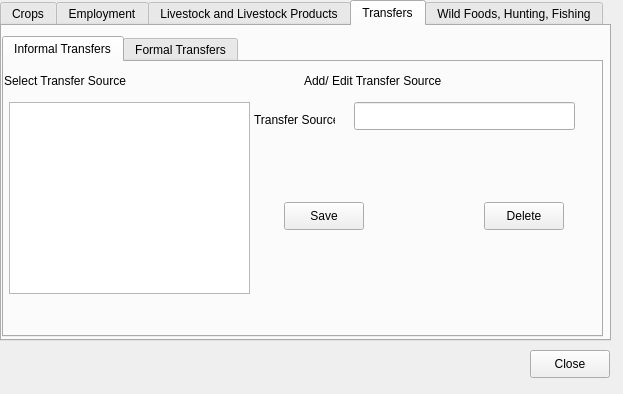
<?xml version="1.0" encoding="UTF-8"?>
<ui version="4.0">
 <class>ManageIncome</class>
 <widget class="QDialog" name="ManageIncome">
  <property name="geometry">
   <rect>
    <x>0</x>
    <y>0</y>
    <width>623</width>
    <height>394</height>
   </rect>
  </property>
  <property name="minimumSize">
   <size>
    <width>611</width>
    <height>380</height>
   </size>
  </property>
  <property name="windowTitle">
   <string>Manage Income Details</string>
  </property>
  <widget class="QTabWidget" name="tabWidget">
   <property name="geometry">
    <rect>
     <x>0</x>
     <y>0</y>
     <width>611</width>
     <height>341</height>
    </rect>
   </property>
   <property name="minimumSize">
    <size>
     <width>611</width>
     <height>311</height>
    </size>
   </property>
   <property name="currentIndex">
    <number>3</number>
   </property>
   <widget class="QWidget" name="tabIncomeCrops">
    <attribute name="title">
     <string>Crops</string>
    </attribute>
    <widget class="QLabel" name="label_26">
     <property name="geometry">
      <rect>
       <x>0</x>
       <y>10</y>
       <width>221</width>
       <height>18</height>
      </rect>
     </property>
     <property name="text">
      <string>Select Crop Type</string>
     </property>
     <property name="buddy">
      <cstring>cropListView</cstring>
     </property>
    </widget>
    <widget class="QLabel" name="label_3">
     <property name="geometry">
      <rect>
       <x>280</x>
       <y>90</y>
       <width>91</width>
       <height>18</height>
      </rect>
     </property>
     <property name="text">
      <string>Unit of Measure</string>
     </property>
     <property name="buddy">
      <cstring>txtMeasuringUnit</cstring>
     </property>
    </widget>
    <widget class="QPushButton" name="btnCropDelete">
     <property name="geometry">
      <rect>
       <x>510</x>
       <y>210</y>
       <width>80</width>
       <height>28</height>
      </rect>
     </property>
     <property name="text">
      <string>Delete</string>
     </property>
    </widget>
    <widget class="QPushButton" name="btnCropSave">
     <property name="geometry">
      <rect>
       <x>300</x>
       <y>210</y>
       <width>80</width>
       <height>28</height>
      </rect>
     </property>
     <property name="text">
      <string>Save</string>
     </property>
    </widget>
    <widget class="QLabel" name="label_4">
     <property name="geometry">
      <rect>
       <x>280</x>
       <y>50</y>
       <width>54</width>
       <height>18</height>
      </rect>
     </property>
     <property name="text">
      <string>Name</string>
     </property>
     <property name="buddy">
      <cstring>txtCropTypeName</cstring>
     </property>
    </widget>
    <widget class="QLabel" name="label_6">
     <property name="geometry">
      <rect>
       <x>280</x>
       <y>140</y>
       <width>101</width>
       <height>18</height>
      </rect>
     </property>
     <property name="text">
      <string>Kcals per unit</string>
     </property>
     <property name="buddy">
      <cstring>txtEnergyValue</cstring>
     </property>
    </widget>
    <widget class="QLabel" name="label_25">
     <property name="geometry">
      <rect>
       <x>280</x>
       <y>10</y>
       <width>241</width>
       <height>18</height>
      </rect>
     </property>
     <property name="text">
      <string>Add/ Edit Crop Details</string>
     </property>
    </widget>
    <widget class="QLineEdit" name="txtCropTypeName">
     <property name="geometry">
      <rect>
       <x>370</x>
       <y>40</y>
       <width>211</width>
       <height>28</height>
      </rect>
     </property>
    </widget>
    <widget class="QLineEdit" name="txtEnergyValue">
     <property name="geometry">
      <rect>
       <x>370</x>
       <y>130</y>
       <width>211</width>
       <height>31</height>
      </rect>
     </property>
    </widget>
    <widget class="QLineEdit" name="txtMeasuringUnit">
     <property name="geometry">
      <rect>
       <x>370</x>
       <y>80</y>
       <width>211</width>
       <height>31</height>
      </rect>
     </property>
    </widget>
    <widget class="QListView" name="cropListView">
     <property name="geometry">
      <rect>
       <x>5</x>
       <y>40</y>
       <width>251</width>
       <height>192</height>
      </rect>
     </property>
     <property name="alternatingRowColors">
      <bool>true</bool>
     </property>
    </widget>
    <widget class="QPushButton" name="btnCropsClear">
     <property name="geometry">
      <rect>
       <x>410</x>
       <y>210</y>
       <width>81</width>
       <height>28</height>
      </rect>
     </property>
     <property name="text">
      <string>Clear Text</string>
     </property>
    </widget>
   </widget>
   <widget class="QWidget" name="tabEmployment">
    <attribute name="title">
     <string>Employment</string>
    </attribute>
    <widget class="QPushButton" name="btnEmplomentTypeSave">
     <property name="geometry">
      <rect>
       <x>360</x>
       <y>200</y>
       <width>80</width>
       <height>28</height>
      </rect>
     </property>
     <property name="text">
      <string>Save</string>
     </property>
    </widget>
    <widget class="QLabel" name="label_15">
     <property name="geometry">
      <rect>
       <x>260</x>
       <y>40</y>
       <width>111</width>
       <height>18</height>
      </rect>
     </property>
     <property name="text">
      <string>Employment Type</string>
     </property>
    </widget>
    <widget class="QPushButton" name="btnEmplomentTypeDelete">
     <property name="geometry">
      <rect>
       <x>480</x>
       <y>200</y>
       <width>80</width>
       <height>28</height>
      </rect>
     </property>
     <property name="text">
      <string>Delete</string>
     </property>
    </widget>
    <widget class="QLabel" name="label_33">
     <property name="geometry">
      <rect>
       <x>0</x>
       <y>10</y>
       <width>221</width>
       <height>18</height>
      </rect>
     </property>
     <property name="text">
      <string>Select Employment Type</string>
     </property>
    </widget>
    <widget class="QLineEdit" name="txtEmploymentType">
     <property name="geometry">
      <rect>
       <x>370</x>
       <y>40</y>
       <width>191</width>
       <height>28</height>
      </rect>
     </property>
    </widget>
    <widget class="QLabel" name="label_34">
     <property name="geometry">
      <rect>
       <x>260</x>
       <y>10</y>
       <width>241</width>
       <height>18</height>
      </rect>
     </property>
     <property name="text">
      <string>Add/ Edit Employment Types Details</string>
     </property>
    </widget>
    <widget class="QListView" name="employmentListView">
     <property name="geometry">
      <rect>
       <x>5</x>
       <y>40</y>
       <width>241</width>
       <height>192</height>
      </rect>
     </property>
     <property name="alternatingRowColors">
      <bool>true</bool>
     </property>
    </widget>
   </widget>
   <widget class="QWidget" name="tabIncomeLivestock">
    <attribute name="title">
     <string>Livestock and Livestock Products</string>
    </attribute>
    <widget class="QLabel" name="label_7">
     <property name="geometry">
      <rect>
       <x>280</x>
       <y>110</y>
       <width>91</width>
       <height>18</height>
      </rect>
     </property>
     <property name="text">
      <string>Unit of Measure</string>
     </property>
    </widget>
    <widget class="QLabel" name="label_27">
     <property name="geometry">
      <rect>
       <x>280</x>
       <y>10</y>
       <width>271</width>
       <height>18</height>
      </rect>
     </property>
     <property name="text">
      <string>Add/ Edit Livestock/Livestock Products Details</string>
     </property>
    </widget>
    <widget class="QPushButton" name="btnLivestockSave">
     <property name="geometry">
      <rect>
       <x>300</x>
       <y>240</y>
       <width>81</width>
       <height>28</height>
      </rect>
     </property>
     <property name="text">
      <string>Save</string>
     </property>
    </widget>
    <widget class="QLabel" name="label_28">
     <property name="geometry">
      <rect>
       <x>0</x>
       <y>10</y>
       <width>221</width>
       <height>18</height>
      </rect>
     </property>
     <property name="text">
      <string>Select Livestock/Livestock Product</string>
     </property>
    </widget>
    <widget class="QLabel" name="label_8">
     <property name="geometry">
      <rect>
       <x>280</x>
       <y>50</y>
       <width>54</width>
       <height>18</height>
      </rect>
     </property>
     <property name="text">
      <string>Name</string>
     </property>
    </widget>
    <widget class="QLabel" name="label_9">
     <property name="geometry">
      <rect>
       <x>280</x>
       <y>160</y>
       <width>101</width>
       <height>18</height>
      </rect>
     </property>
     <property name="text">
      <string>Kcals per unit</string>
     </property>
    </widget>
    <widget class="QPushButton" name="btnLivestockDelete">
     <property name="geometry">
      <rect>
       <x>500</x>
       <y>240</y>
       <width>81</width>
       <height>28</height>
      </rect>
     </property>
     <property name="text">
      <string>Delete</string>
     </property>
    </widget>
    <widget class="QLineEdit" name="txtLivestockPType">
     <property name="geometry">
      <rect>
       <x>360</x>
       <y>50</y>
       <width>211</width>
       <height>31</height>
      </rect>
     </property>
    </widget>
    <widget class="QLineEdit" name="txtLivestockUnit">
     <property name="geometry">
      <rect>
       <x>360</x>
       <y>100</y>
       <width>211</width>
       <height>31</height>
      </rect>
     </property>
    </widget>
    <widget class="QLineEdit" name="txtLivestockEnergyValue">
     <property name="geometry">
      <rect>
       <x>360</x>
       <y>150</y>
       <width>211</width>
       <height>31</height>
      </rect>
     </property>
    </widget>
    <widget class="QListView" name="livestockListView">
     <property name="geometry">
      <rect>
       <x>5</x>
       <y>40</y>
       <width>251</width>
       <height>192</height>
      </rect>
     </property>
     <property name="alternatingRowColors">
      <bool>true</bool>
     </property>
    </widget>
    <widget class="QPushButton" name="btnLivestockClear">
     <property name="geometry">
      <rect>
       <x>400</x>
       <y>240</y>
       <width>81</width>
       <height>28</height>
      </rect>
     </property>
     <property name="text">
      <string>Clear Text</string>
     </property>
    </widget>
   </widget>
   <widget class="QWidget" name="tabIncomeTransfers">
    <attribute name="title">
     <string>Transfers</string>
    </attribute>
    <widget class="QTabWidget" name="tabTransferDetails">
     <property name="geometry">
      <rect>
       <x>0</x>
       <y>10</y>
       <width>601</width>
       <height>301</height>
      </rect>
     </property>
     <property name="toolTip">
      <string/>
     </property>
     <property name="currentIndex">
      <number>0</number>
     </property>
     <widget class="QWidget" name="tab">
      <attribute name="title">
       <string>Informal Transfers</string>
      </attribute>
      <widget class="QLabel" name="label_32">
       <property name="geometry">
        <rect>
         <x>300</x>
         <y>10</y>
         <width>271</width>
         <height>18</height>
        </rect>
       </property>
       <property name="text">
        <string>Add/ Edit Transfer Source</string>
       </property>
      </widget>
      <widget class="QListView" name="transferTypesListView">
       <property name="geometry">
        <rect>
         <x>5</x>
         <y>40</y>
         <width>241</width>
         <height>192</height>
        </rect>
       </property>
       <property name="alternatingRowColors">
        <bool>true</bool>
       </property>
      </widget>
      <widget class="QPushButton" name="btnTransferTypeDelete">
       <property name="geometry">
        <rect>
         <x>480</x>
         <y>140</y>
         <width>80</width>
         <height>28</height>
        </rect>
       </property>
       <property name="text">
        <string>Delete</string>
       </property>
      </widget>
      <widget class="QLabel" name="label_31">
       <property name="geometry">
        <rect>
         <x>0</x>
         <y>10</y>
         <width>221</width>
         <height>18</height>
        </rect>
       </property>
       <property name="text">
        <string>Select Transfer Source</string>
       </property>
      </widget>
      <widget class="QPushButton" name="btnTransferTypeSave">
       <property name="geometry">
        <rect>
         <x>280</x>
         <y>140</y>
         <width>80</width>
         <height>28</height>
        </rect>
       </property>
       <property name="text">
        <string>Save</string>
       </property>
      </widget>
      <widget class="QLineEdit" name="txtTransferType">
       <property name="geometry">
        <rect>
         <x>350</x>
         <y>40</y>
         <width>221</width>
         <height>28</height>
        </rect>
       </property>
      </widget>
      <widget class="QLabel" name="label_2">
       <property name="geometry">
        <rect>
         <x>250</x>
         <y>50</y>
         <width>81</width>
         <height>16</height>
        </rect>
       </property>
       <property name="text">
        <string>Transfer Source</string>
       </property>
      </widget>
     </widget>
     <widget class="QWidget" name="tab_3">
      <attribute name="title">
       <string>Formal Transfers</string>
      </attribute>
      <widget class="QLabel" name="label_35">
       <property name="geometry">
        <rect>
         <x>280</x>
         <y>10</y>
         <width>271</width>
         <height>18</height>
        </rect>
       </property>
       <property name="text">
        <string>Add/ Edit Transfer Source</string>
       </property>
      </widget>
      <widget class="QListView" name="transferSourcesListView">
       <property name="geometry">
        <rect>
         <x>5</x>
         <y>40</y>
         <width>251</width>
         <height>192</height>
        </rect>
       </property>
       <property name="alternatingRowColors">
        <bool>true</bool>
       </property>
      </widget>
      <widget class="QPushButton" name="btnTransferSourcesDelete">
       <property name="geometry">
        <rect>
         <x>480</x>
         <y>140</y>
         <width>80</width>
         <height>28</height>
        </rect>
       </property>
       <property name="text">
        <string>Delete</string>
       </property>
      </widget>
      <widget class="QLabel" name="label_36">
       <property name="geometry">
        <rect>
         <x>0</x>
         <y>10</y>
         <width>221</width>
         <height>18</height>
        </rect>
       </property>
       <property name="text">
        <string>Select Transfer Source</string>
       </property>
      </widget>
      <widget class="QPushButton" name="btnTransferSourcesSave">
       <property name="geometry">
        <rect>
         <x>280</x>
         <y>140</y>
         <width>80</width>
         <height>28</height>
        </rect>
       </property>
       <property name="text">
        <string>Save</string>
       </property>
      </widget>
      <widget class="QLineEdit" name="txtTransferSources">
       <property name="geometry">
        <rect>
         <x>360</x>
         <y>40</y>
         <width>221</width>
         <height>28</height>
        </rect>
       </property>
       <property name="toolTip">
        <string>Transfer Source should be 'Internal' or 'External'</string>
       </property>
      </widget>
      <widget class="QLabel" name="label_10">
       <property name="geometry">
        <rect>
         <x>270</x>
         <y>50</y>
         <width>81</width>
         <height>20</height>
        </rect>
       </property>
       <property name="text">
        <string>Transfer Source</string>
       </property>
      </widget>
     </widget>
    </widget>
   </widget>
   <widget class="QWidget" name="tab_2">
    <attribute name="title">
     <string>Wild Foods, Hunting, Fishing</string>
    </attribute>
    <widget class="QLabel" name="label_11">
     <property name="geometry">
      <rect>
       <x>280</x>
       <y>110</y>
       <width>91</width>
       <height>18</height>
      </rect>
     </property>
     <property name="text">
      <string>Unit of Measure</string>
     </property>
    </widget>
    <widget class="QLabel" name="label_29">
     <property name="geometry">
      <rect>
       <x>280</x>
       <y>10</y>
       <width>241</width>
       <height>18</height>
      </rect>
     </property>
     <property name="text">
      <string>Add/ Edit Foods Details</string>
     </property>
    </widget>
    <widget class="QPushButton" name="btnWildFoodSave">
     <property name="geometry">
      <rect>
       <x>300</x>
       <y>240</y>
       <width>80</width>
       <height>28</height>
      </rect>
     </property>
     <property name="text">
      <string>Save</string>
     </property>
    </widget>
    <widget class="QLabel" name="label_30">
     <property name="geometry">
      <rect>
       <x>0</x>
       <y>10</y>
       <width>221</width>
       <height>18</height>
      </rect>
     </property>
     <property name="text">
      <string>Select Food Type</string>
     </property>
    </widget>
    <widget class="QLabel" name="label_12">
     <property name="geometry">
      <rect>
       <x>280</x>
       <y>50</y>
       <width>54</width>
       <height>18</height>
      </rect>
     </property>
     <property name="text">
      <string>Name</string>
     </property>
    </widget>
    <widget class="QLabel" name="label_13">
     <property name="geometry">
      <rect>
       <x>280</x>
       <y>160</y>
       <width>101</width>
       <height>18</height>
      </rect>
     </property>
     <property name="text">
      <string>Kcals per unit</string>
     </property>
    </widget>
    <widget class="QPushButton" name="btnWildFoodDelete">
     <property name="geometry">
      <rect>
       <x>500</x>
       <y>240</y>
       <width>80</width>
       <height>28</height>
      </rect>
     </property>
     <property name="text">
      <string>Delete</string>
     </property>
    </widget>
    <widget class="QLineEdit" name="txtWildFoodType">
     <property name="geometry">
      <rect>
       <x>360</x>
       <y>50</y>
       <width>211</width>
       <height>31</height>
      </rect>
     </property>
    </widget>
    <widget class="QLineEdit" name="txtWildFoodUnit">
     <property name="geometry">
      <rect>
       <x>360</x>
       <y>100</y>
       <width>211</width>
       <height>31</height>
      </rect>
     </property>
    </widget>
    <widget class="QLineEdit" name="txtWildFoodEnergyValue">
     <property name="geometry">
      <rect>
       <x>360</x>
       <y>150</y>
       <width>211</width>
       <height>31</height>
      </rect>
     </property>
    </widget>
    <widget class="QListView" name="wildFoodsListView">
     <property name="geometry">
      <rect>
       <x>5</x>
       <y>50</y>
       <width>251</width>
       <height>192</height>
      </rect>
     </property>
     <property name="alternatingRowColors">
      <bool>true</bool>
     </property>
    </widget>
    <widget class="QPushButton" name="btnWildFoodsClear">
     <property name="geometry">
      <rect>
       <x>400</x>
       <y>240</y>
       <width>81</width>
       <height>28</height>
      </rect>
     </property>
     <property name="text">
      <string>Clear Text</string>
     </property>
    </widget>
   </widget>
  </widget>
  <widget class="QPushButton" name="btnManageIncomeClose">
   <property name="geometry">
    <rect>
     <x>530</x>
     <y>350</y>
     <width>80</width>
     <height>28</height>
    </rect>
   </property>
   <property name="text">
    <string>Close</string>
   </property>
  </widget>
 </widget>
 <resources/>
 <connections>
  <connection>
   <sender>btnManageIncomeClose</sender>
   <signal>clicked()</signal>
   <receiver>ManageIncome</receiver>
   <slot>mdiClose()</slot>
   <hints>
    <hint type="sourcelabel">
     <x>548</x>
     <y>355</y>
    </hint>
    <hint type="destinationlabel">
     <x>514</x>
     <y>358</y>
    </hint>
   </hints>
  </connection>
  <connection>
   <sender>btnCropSave</sender>
   <signal>clicked()</signal>
   <receiver>ManageIncome</receiver>
   <slot>saveCropType()</slot>
   <hints>
    <hint type="sourcelabel">
     <x>345</x>
     <y>269</y>
    </hint>
    <hint type="destinationlabel">
     <x>485</x>
     <y>370</y>
    </hint>
   </hints>
  </connection>
  <connection>
   <sender>btnCropsClear</sender>
   <signal>clicked()</signal>
   <receiver>ManageIncome</receiver>
   <slot>clearCropTextboxes()</slot>
   <hints>
    <hint type="sourcelabel">
     <x>451</x>
     <y>259</y>
    </hint>
    <hint type="destinationlabel">
     <x>357</x>
     <y>347</y>
    </hint>
   </hints>
  </connection>
  <connection>
   <sender>btnCropDelete</sender>
   <signal>clicked()</signal>
   <receiver>ManageIncome</receiver>
   <slot>deleteCropType()</slot>
   <hints>
    <hint type="sourcelabel">
     <x>552</x>
     <y>259</y>
    </hint>
    <hint type="destinationlabel">
     <x>376</x>
     <y>358</y>
    </hint>
   </hints>
  </connection>
  <connection>
   <sender>cropListView</sender>
   <signal>clicked(QModelIndex)</signal>
   <receiver>ManageIncome</receiver>
   <slot>pickselectedCropItem()</slot>
   <hints>
    <hint type="sourcelabel">
     <x>105</x>
     <y>136</y>
    </hint>
    <hint type="destinationlabel">
     <x>406</x>
     <y>352</y>
    </hint>
   </hints>
  </connection>
  <connection>
   <sender>employmentListView</sender>
   <signal>clicked(QModelIndex)</signal>
   <receiver>ManageIncome</receiver>
   <slot>pickSelectedEmployment()</slot>
   <hints>
    <hint type="sourcelabel">
     <x>118</x>
     <y>102</y>
    </hint>
    <hint type="destinationlabel">
     <x>6</x>
     <y>347</y>
    </hint>
   </hints>
  </connection>
  <connection>
   <sender>btnEmplomentTypeSave</sender>
   <signal>clicked()</signal>
   <receiver>ManageIncome</receiver>
   <slot>saveEmploymentType()</slot>
   <hints>
    <hint type="sourcelabel">
     <x>400</x>
     <y>256</y>
    </hint>
    <hint type="destinationlabel">
     <x>20</x>
     <y>352</y>
    </hint>
   </hints>
  </connection>
  <connection>
   <sender>btnEmplomentTypeDelete</sender>
   <signal>clicked()</signal>
   <receiver>ManageIncome</receiver>
   <slot>deleteEmploymentType()</slot>
   <hints>
    <hint type="sourcelabel">
     <x>512</x>
     <y>248</y>
    </hint>
    <hint type="destinationlabel">
     <x>34</x>
     <y>358</y>
    </hint>
   </hints>
  </connection>
  <connection>
   <sender>livestockListView</sender>
   <signal>clicked(QModelIndex)</signal>
   <receiver>ManageIncome</receiver>
   <slot>pickselectedLivestockItem()</slot>
   <hints>
    <hint type="sourcelabel">
     <x>39</x>
     <y>138</y>
    </hint>
    <hint type="destinationlabel">
     <x>60</x>
     <y>362</y>
    </hint>
   </hints>
  </connection>
  <connection>
   <sender>btnLivestockSave</sender>
   <signal>clicked()</signal>
   <receiver>ManageIncome</receiver>
   <slot>saveLivestockType()</slot>
   <hints>
    <hint type="sourcelabel">
     <x>334</x>
     <y>282</y>
    </hint>
    <hint type="destinationlabel">
     <x>448</x>
     <y>363</y>
    </hint>
   </hints>
  </connection>
  <connection>
   <sender>btnLivestockClear</sender>
   <signal>clicked()</signal>
   <receiver>ManageIncome</receiver>
   <slot>clearLivestockTextboxes()</slot>
   <hints>
    <hint type="sourcelabel">
     <x>441</x>
     <y>289</y>
    </hint>
    <hint type="destinationlabel">
     <x>424</x>
     <y>378</y>
    </hint>
   </hints>
  </connection>
  <connection>
   <sender>btnLivestockDelete</sender>
   <signal>clicked()</signal>
   <receiver>ManageIncome</receiver>
   <slot>deleteLivestockType()</slot>
   <hints>
    <hint type="sourcelabel">
     <x>538</x>
     <y>283</y>
    </hint>
    <hint type="destinationlabel">
     <x>473</x>
     <y>376</y>
    </hint>
   </hints>
  </connection>
  <connection>
   <sender>transferTypesListView</sender>
   <signal>clicked(QModelIndex)</signal>
   <receiver>ManageIncome</receiver>
   <slot>pickSelectedTransfer()</slot>
   <hints>
    <hint type="sourcelabel">
     <x>141</x>
     <y>241</y>
    </hint>
    <hint type="destinationlabel">
     <x>197</x>
     <y>375</y>
    </hint>
   </hints>
  </connection>
  <connection>
   <sender>btnTransferTypeSave</sender>
   <signal>clicked()</signal>
   <receiver>ManageIncome</receiver>
   <slot>saveTransferType()</slot>
   <hints>
    <hint type="sourcelabel">
     <x>343</x>
     <y>241</y>
    </hint>
    <hint type="destinationlabel">
     <x>262</x>
     <y>389</y>
    </hint>
   </hints>
  </connection>
  <connection>
   <sender>btnTransferTypeDelete</sender>
   <signal>clicked()</signal>
   <receiver>ManageIncome</receiver>
   <slot>deleteTransferType()</slot>
   <hints>
    <hint type="sourcelabel">
     <x>502</x>
     <y>241</y>
    </hint>
    <hint type="destinationlabel">
     <x>282</x>
     <y>391</y>
    </hint>
   </hints>
  </connection>
  <connection>
   <sender>wildFoodsListView</sender>
   <signal>clicked(QModelIndex)</signal>
   <receiver>ManageIncome</receiver>
   <slot>pickselectedWildFoodItem()</slot>
   <hints>
    <hint type="sourcelabel">
     <x>97</x>
     <y>178</y>
    </hint>
    <hint type="destinationlabel">
     <x>79</x>
     <y>391</y>
    </hint>
   </hints>
  </connection>
  <connection>
   <sender>btnWildFoodSave</sender>
   <signal>clicked()</signal>
   <receiver>ManageIncome</receiver>
   <slot>saveWildFoodType()</slot>
   <hints>
    <hint type="sourcelabel">
     <x>316</x>
     <y>292</y>
    </hint>
    <hint type="destinationlabel">
     <x>102</x>
     <y>391</y>
    </hint>
   </hints>
  </connection>
  <connection>
   <sender>btnWildFoodDelete</sender>
   <signal>clicked()</signal>
   <receiver>ManageIncome</receiver>
   <slot>deleteWildFoodType()</slot>
   <hints>
    <hint type="sourcelabel">
     <x>518</x>
     <y>293</y>
    </hint>
    <hint type="destinationlabel">
     <x>130</x>
     <y>391</y>
    </hint>
   </hints>
  </connection>
  <connection>
   <sender>btnWildFoodsClear</sender>
   <signal>clicked()</signal>
   <receiver>ManageIncome</receiver>
   <slot>clearWildFoodTextboxes()</slot>
   <hints>
    <hint type="sourcelabel">
     <x>423</x>
     <y>287</y>
    </hint>
    <hint type="destinationlabel">
     <x>112</x>
     <y>380</y>
    </hint>
   </hints>
  </connection>
  <connection>
   <sender>transferSourcesListView</sender>
   <signal>clicked(QModelIndex)</signal>
   <receiver>ManageIncome</receiver>
   <slot>pickSelectedTransferSource()</slot>
   <hints>
    <hint type="sourcelabel">
     <x>179</x>
     <y>192</y>
    </hint>
    <hint type="destinationlabel">
     <x>23</x>
     <y>391</y>
    </hint>
   </hints>
  </connection>
  <connection>
   <sender>btnTransferSourcesSave</sender>
   <signal>clicked()</signal>
   <receiver>ManageIncome</receiver>
   <slot>saveTransferSourceType()</slot>
   <hints>
    <hint type="sourcelabel">
     <x>303</x>
     <y>216</y>
    </hint>
    <hint type="destinationlabel">
     <x>133</x>
     <y>391</y>
    </hint>
   </hints>
  </connection>
  <connection>
   <sender>btnTransferSourcesDelete</sender>
   <signal>clicked()</signal>
   <receiver>ManageIncome</receiver>
   <slot>deleteTransferSourceType()</slot>
   <hints>
    <hint type="sourcelabel">
     <x>508</x>
     <y>210</y>
    </hint>
    <hint type="destinationlabel">
     <x>198</x>
     <y>391</y>
    </hint>
   </hints>
  </connection>
 </connections>
 <slots>
  <slot>pickselectedCropItem()</slot>
  <slot>saveCropType()</slot>
  <slot>deleteCropType()</slot>
  <slot>clearCropTextboxes()</slot>
  <slot>pickSelectedEmployment()</slot>
  <slot>saveEmploymentType()</slot>
  <slot>deleteEmploymentType()</slot>
  <slot>pickselectedWildFoodItem()</slot>
  <slot>saveWildFoodType()</slot>
  <slot>deleteWildFoodType()</slot>
  <slot>clearWildFoodTextboxes()</slot>
  <slot>pickselectedLivestockItem()</slot>
  <slot>saveLivestockType()</slot>
  <slot>deleteLivestockType()</slot>
  <slot>clearLivestockTextboxes()</slot>
  <slot>pickSelectedTransferSource()</slot>
  <slot>saveTransferSourceType()</slot>
  <slot>deleteTransferSourceType()</slot>
  <slot>pickSelectedTransfer()</slot>
  <slot>saveTransferType()</slot>
  <slot>deleteTransferType()</slot>
  <slot>mdiClose()</slot>
 </slots>
</ui>
